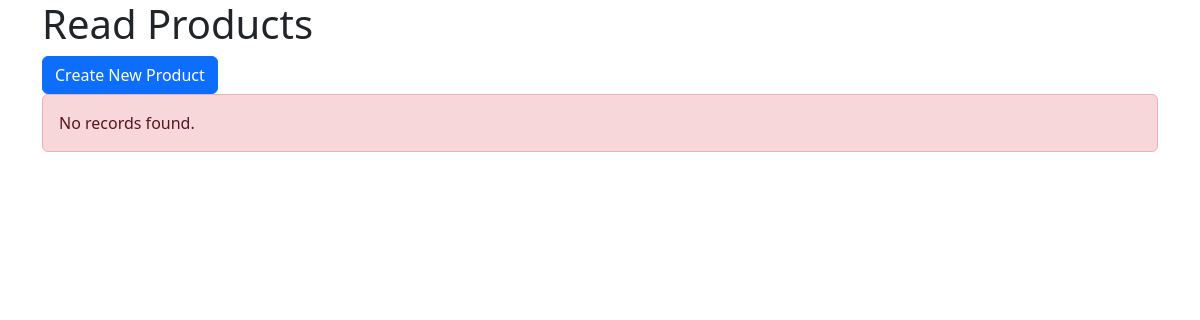
The app's page /product_listing.php (signed in), older data.
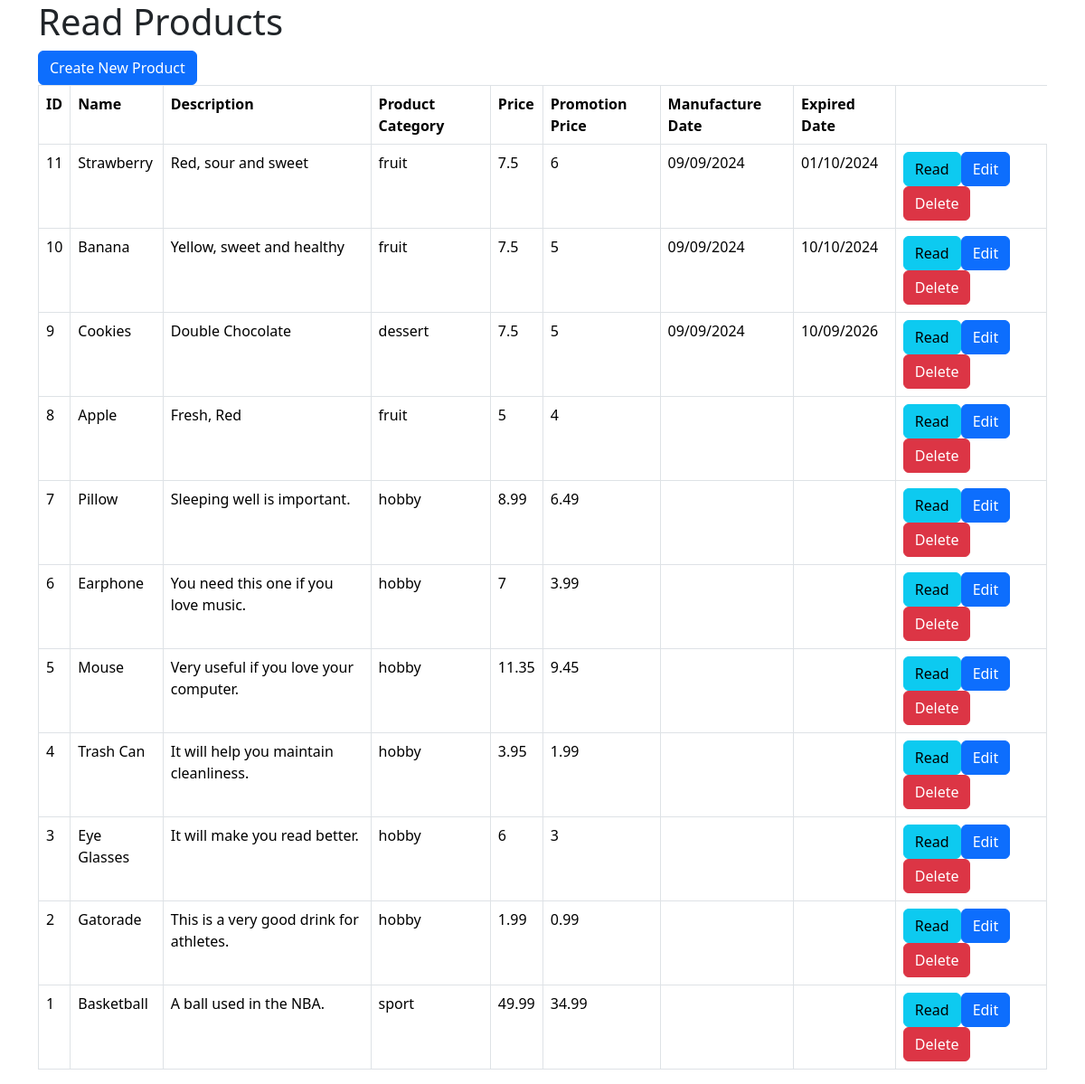
The same page, newer data.
### tables this page shows
CREATE TABLE IF NOT EXISTS `products` (
  `id` int NOT NULL AUTO_INCREMENT,
  `name` varchar(128) NOT NULL,
  `description` text NOT NULL,
  `product_cat` int NOT NULL,
  `manufacture_date` text NOT NULL,
  `expired_date` text NOT NULL,
  `price` double NOT NULL,
  `promotion_price` double NOT NULL,
  `created` datetime NOT NULL,
  `modified` timestamp NOT NULL DEFAULT CURRENT_TIMESTAMP ON UPDATE CURRENT_TIMESTAMP,
  PRIMARY KEY (`id`)
);

CREATE TABLE IF NOT EXISTS `product_cat` (
  `product_cat_id` int NOT NULL AUTO_INCREMENT,
  `product_cat_name` varchar(30) NOT NULL,
  `product_cat_description` text NOT NULL,
  PRIMARY KEY (`product_cat_id`)
);

### product_listing.php (the view, shortened to what this page needs)
<!DOCTYPE HTML>
<html>
<head>
    <link href="https://cdn.jsdelivr.net/npm/bootstrap@5.3.3/dist/css/bootstrap.min.css" rel="stylesheet">
</head>
<body>
    <div class="container">
        <div class="page-header">
            <h1>Read Products</h1>
        </div>
        <?php
        include 'config/database.php';
        $query = "SELECT id, name, description, price, product_cat_name, promotion_price, manufacture_date, expired_date FROM products
        INNER JOIN product_cat ON products.product_cat= product_cat.product_cat_id ORDER BY id DESC";
        $stmt = $con->prepare($query);
        $stmt->execute();
        $num = $stmt->rowCount();
        echo "<a href='product_create.php' class='btn btn-primary m-b-1em'>Create New Product</a>";
        if ($num > 0) {
            echo "<table class='table table-hover table-responsive table-bordered'>";
            echo "<tr>";
            echo "<th>ID</th>";
            echo "<th>Name</th>";
            echo "<th>Description</th>";
            echo "<th>Product Category</th>";
            echo "<th>Price</th>";
            echo "<th>Promotion Price</th>";
            echo "<th>Manufacture Date</th>";
            echo "<th>Expired Date</th>";
            echo "</tr>";
            while ($row = $stmt->fetch(PDO::FETCH_ASSOC)) {
                extract($row);
                echo "<tr>";
                echo "<td>{$id}</td>";
                echo "<td>{$name}</td>";
                echo "<td>{$description}</td>";
                echo "<td>{$product_cat_name}</td>";
                echo "<td>{$price}</td>";
                echo "<td>{$promotion_price}</td>";
                echo "<td>{$manufacture_date}</td>";
                echo "<td>{$expired_date}</td>";
                echo "<td>";
                echo "<a href='product_details.php?id={$id}' class='btn btn-info m-r-1em'>Read</a>";
                echo "<a href='product_update.php?id={$id}' class='btn btn-primary m-r-1em'>Edit</a>";
                echo "<a href='#' onclick='delete_user({$id});'  class='btn btn-danger'>Delete</a>";
                echo "</td>";
                echo "</tr>";
            }
            echo "</table>";
        }
        else {
            echo "<div class='alert alert-danger'>No records found.</div>";
        }
        ?>
    </div>
</body>
</html>

Row changes from the older to the newer data that the page shows:
now on this page (row edited): products: id "11", name "Strawberry", description "Red, sour and sweet", product_cat.product_cat_name "fruit", price "7.5", promotion_price "6", manufacture_date "09/09/2024", expired_date "01/10/2024"
added products: id "10", name "Banana", description "Yellow, sweet and healthy", product_cat.product_cat_name "fruit", price "7.5", promotion_price "5", manufacture_date "09/09/2024", expired_date "10/10/2024"
now on this page (row edited): products: id "9", name "Cookies", description "Double Chocolate", product_cat.product_cat_name "dessert", price "7.5", promotion_price "5", manufacture_date "09/09/2024", expired_date "10/09/2026"
now on this page (row edited): products: id "8", name "Apple", description "Fresh, Red", product_cat.product_cat_name "fruit", price "5", promotion_price "4"
now on this page (row edited): products: id "7", name "Pillow", description "Sleeping well is important.", product_cat.product_cat_name "hobby", price "8.99", promotion_price "6.49"
now on this page (row edited): products: id "6", name "Earphone", description "You need this one if you love music.", product_cat.product_cat_name "hobby", price "7", promotion_price "3.99"
now on this page (row edited): products: id "5", name "Mouse", description "Very useful if you love your computer.", product_cat.product_cat_name "hobby", price "11.35", promotion_price "9.45"
now on this page (row edited): products: id "4", name "Trash Can", description "It will help you maintain cleanliness.", product_cat.product_cat_name "hobby", price "3.95", promotion_price "1.99"
now on this page (row edited): products: id "3", name "Eye Glasses", description "It will make you read better.", product_cat.product_cat_name "hobby", price "6", promotion_price "3"
added products: id "2", name "Gatorade", description "This is a very good drink for athletes.", product_cat.product_cat_name "hobby", price "1.99", promotion_price "0.99"
now on this page (row edited): products: id "1", name "Basketball", description "A ball used in the NBA.", product_cat.product_cat_name "sport", price "49.99", promotion_price "34.99"
Text that changed along with them:
text no longer shown: "No records found."
text now shown: "ID Name Description Product Category Price Promotion Price Manufacture Date Expired Date"
